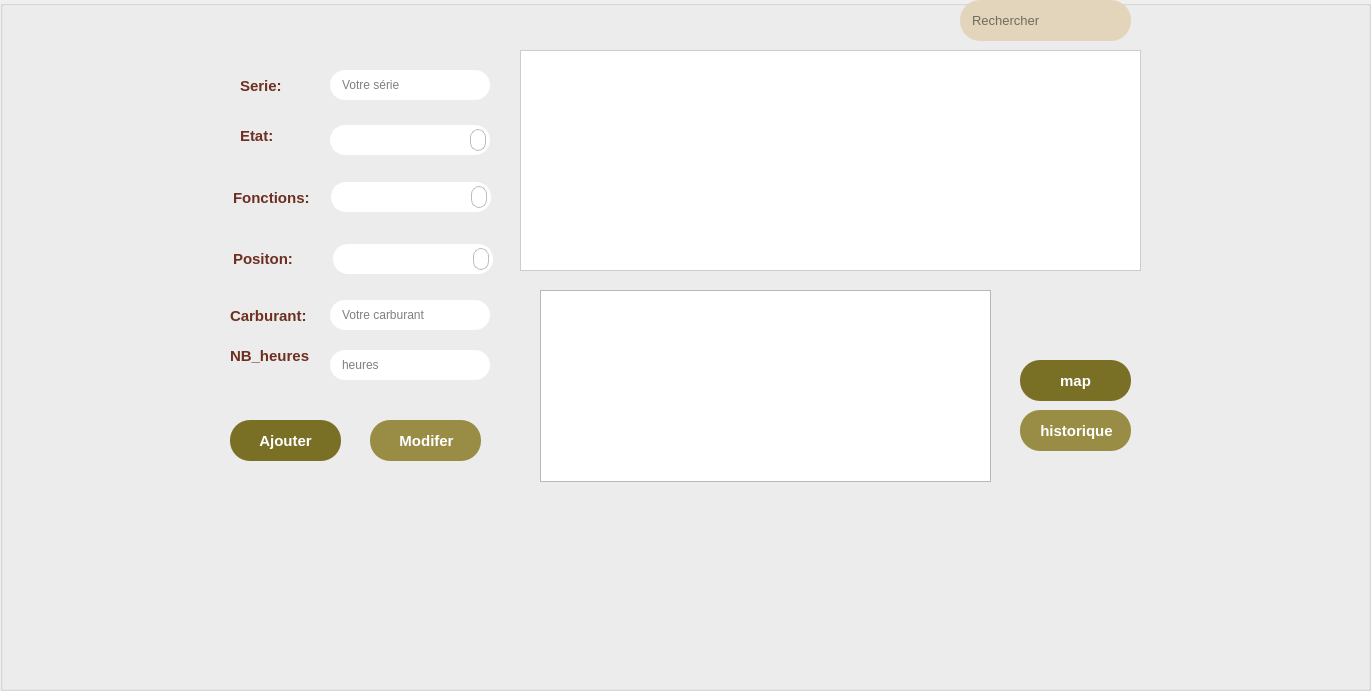
   <widget class="QGroupBox" name="groupBox_6">
    <property name="geometry">
     <rect>
      <x>0</x>
      <y>70</y>
      <width>1371</width>
      <height>691</height>
     </rect>
    </property>
    <property name="title">
     <string/>
    </property>
    <widget class="QLabel" name="label_33">
     <property name="geometry">
      <rect>
       <x>0</x>
       <y>0</y>
       <width>1371</width>
       <height>681</height>
      </rect>
     </property>
     <property name="text">
      <string/>
     </property>
     <property name="pixmap">
      <pixmap resource="pic.qrc">:/new/prefix/newbg2.png</pixmap>
     </property>
     <property name="scaledContents">
      <bool>true</bool>
     </property>
    </widget>
    <widget class="QLabel" name="label_69">
     <property name="geometry">
      <rect>
       <x>240</x>
       <y>70</y>
       <width>51</width>
       <height>31</height>
      </rect>
     </property>
     <property name="styleSheet">
      <string notr="true">QLabel {
	font: 10pt &quot;Yu Gothic UI&quot;;
font-weight: bold;
font-size: 15px;
color: #6D2F20;
}</string>
     </property>
     <property name="text">
      <string>Serie:</string>
     </property>
    </widget>
    <widget class="QLabel" name="label_70">
     <property name="geometry">
      <rect>
       <x>233</x>
       <y>182</y>
       <width>81</width>
       <height>31</height>
      </rect>
     </property>
     <property name="styleSheet">
      <string notr="true">QLabel {
	font: 10pt &quot;Yu Gothic UI&quot;;
font-weight: bold;
font-size: 15px;
color: #6D2F20;
}</string>
     </property>
     <property name="text">
      <string>Fonctions:</string>
     </property>
    </widget>
    <widget class="QTableView" name="tableView_5">
     <property name="geometry">
      <rect>
       <x>520</x>
       <y>50</y>
       <width>621</width>
       <height>221</height>
      </rect>
     </property>
     <property name="font">
      <font>
       <family>Montserrat</family>
       <pointsize>10</pointsize>
       <weight>50</weight>
       <italic>false</italic>
       <bold>false</bold>
      </font>
     </property>
     <property name="styleSheet">
      <string notr="true">/* Style the QTableView */
QTableView {
  border: 1px solid #ccc;
  border-radius: 15pt;
  background: #FFFFFF; 
  font: 10pt &quot;Montserrat&quot;;
  color: #3C4340;
}

/* Style the header (QHeaderView) */
QHeaderView::section {
  background-color: #E2D5BC; 
  color: #FFFFFF;
  border: 1px solid #998C45;
  font: 9pt &quot;Montserrat&quot;;
  font-weight: bold;
}

/* Style all table items to have the same background color as the table background */
QTableView QTableCornerButton::section,
QTableView::item {
  background-color: #FFFFFF; 
  border: 2px solid #FFFFFF;
}
QTableView QTableCornerButton::section {
    background-color: transparent;
    border: none;

}</string>
     </property>
    </widget>
    <widget class="QLineEdit" name="serie">
     <property name="geometry">
      <rect>
       <x>330</x>
       <y>70</y>
       <width>160</width>
       <height>30</height>
      </rect>
     </property>
     <property name="styleSheet">
      <string notr="true">QLineEdit{
border: 2px white;
border-radius: 15px;
background: #FFFFFF;
padding-left: 10px;
font: 10pt &quot;Yu Gothic UI&quot;;
padding-left: 10px;
}
QLineEdit:focus{
border: 2px white;
border-radius: 15px;
background: white;
min-width: 150px;
max-width: 150px;
min-height: 30px;
max-height: 30px;
padding-left: 10px;
font: 10pt &quot;Yu Gothic UI&quot;;
}

</string>
     </property>
     <property name="placeholderText">
      <string>Votre série</string>
     </property>
     <property name="clearButtonEnabled">
      <bool>false</bool>
     </property>
    </widget>
    <widget class="QPushButton" name="pushButton_37">
     <property name="geometry">
      <rect>
       <x>1020</x>
       <y>300</y>
       <width>51</width>
       <height>51</height>
      </rect>
     </property>
     <property name="styleSheet">
      <string notr="true">QPushButton {
border: 1px white;
border-radius: 10px;
font: 20pt &quot;Yu Gothic UI&quot;;
font-weight: bold;
color: #28322E;
}
</string>
     </property>
     <property name="text">
      <string/>
     </property>
    </widget>
    <widget class="QLabel" name="label_73">
     <property name="geometry">
      <rect>
       <x>233</x>
       <y>243</y>
       <width>71</width>
       <height>31</height>
      </rect>
     </property>
     <property name="styleSheet">
      <string notr="true">QLabel {
	font: 10pt &quot;Yu Gothic UI&quot;;
font-weight: bold;
font-size: 15px;
color: #6D2F20;
}</string>
     </property>
     <property name="text">
      <string>Positon:</string>
     </property>
    </widget>
    <widget class="QLabel" name="label_74">
     <property name="geometry">
      <rect>
       <x>240</x>
       <y>110</y>
       <width>41</width>
       <height>51</height>
      </rect>
     </property>
     <property name="styleSheet">
      <string notr="true">QLabel {
	font: 10pt &quot;Yu Gothic UI&quot;;
font-weight: bold;
font-size: 15px;
color: #6D2F20;
}</string>
     </property>
     <property name="text">
      <string>Etat:</string>
     </property>
    </widget>
    <widget class="QPushButton" name="pushButton_38">
     <property name="geometry">
      <rect>
       <x>370</x>
       <y>420</y>
       <width>111</width>
       <height>41</height>
      </rect>
     </property>
     <property name="font">
      <font>
       <family>Tahoma</family>
       <pointsize>-1</pointsize>
       <weight>75</weight>
       <italic>false</italic>
       <bold>true</bold>
      </font>
     </property>
     <property name="styleSheet">
      <string notr="true">QPushButton {
color: white;
background-color: #998C45;
border-style: solid;
border-radius: 20;
padding: 1px;
font-size: 15px;
padding-left: 12px;
padding-right: 10px;
font-weight: bold;
color: #FFFFF;
font-family: Tahoma;
}

 QPushButton:hover { color:rgba(52,90,105,100%); background-color: qlineargradient(spread:pad, x1:0, y1:0, x2:0, y2:1, stop:0  rgba(245, 245, 220, 70%)); border-style: solid; border: 2px solid ; border-radius: 20px; border-color:transparent; padding: 1px; border-style: solid; border: 2px solid ; border-radius: 20px; border-color: rgba(245, 245, 220, 0%); }</string>
     </property>
     <property name="text">
      <string>Modifer</string>
     </property>
    </widget>
    <widget class="QPushButton" name="pushButton_39">
     <property name="geometry">
      <rect>
       <x>1050</x>
       <y>300</y>
       <width>111</width>
       <height>41</height>
      </rect>
     </property>
     <property name="styleSheet">
      <string notr="true">QPushButton {
border: 1px white;
border-radius: 10px;
font:10pt &quot;Yu Gothic UI&quot;;
font-weight: bold;
color: #28322E;
background-repeat: no-repeat;
background-position: center;
	background-image: url(:/new/prefix/poubelle.png);

}
QPushButton:pressed 
{
    background-color: palette(mid);
}</string>
     </property>
     <property name="text">
      <string/>
     </property>
    </widget>
    <widget class="QLineEdit" name="lineEdit_10">
     <property name="geometry">
      <rect>
       <x>960</x>
       <y>0</y>
       <width>171</width>
       <height>41</height>
      </rect>
     </property>
     <property name="font">
      <font>
       <family>Yu Gothic UI</family>
       <pointsize>10</pointsize>
       <weight>50</weight>
       <italic>false</italic>
       <bold>false</bold>
      </font>
     </property>
     <property name="styleSheet">
      <string notr="true">QLineEdit{
border: 2px white;
border-radius: 20px;
background: #E2D5BC;
padding-left: 10px;
font: 10pt &quot;Yu Gothic UI&quot;;
padding-left: 10px;
}</string>
     </property>
     <property name="placeholderText">
      <string>Rechercher</string>
     </property>
    </widget>
    <widget class="QPushButton" name="pushButton_40">
     <property name="geometry">
      <rect>
       <x>1100</x>
       <y>240</y>
       <width>31</width>
       <height>23</height>
      </rect>
     </property>
     <property name="styleSheet">
      <string notr="true">background-color:transparent ;
border:2px solid;
border-color:transparent;
</string>
     </property>
     <property name="text">
      <string/>
     </property>
     <property name="icon">
      <iconset resource="pic.qrc">
       <normaloff>:/new/prefix/pngwing.com.png</normaloff>:/new/prefix/pngwing.com.png</iconset>
     </property>
    </widget>
    <widget class="QPushButton" name="pushButton_41">
     <property name="geometry">
      <rect>
       <x>230</x>
       <y>420</y>
       <width>111</width>
       <height>41</height>
      </rect>
     </property>
     <property name="font">
      <font>
       <family>Tahoma</family>
       <pointsize>-1</pointsize>
       <weight>75</weight>
       <italic>false</italic>
       <bold>true</bold>
      </font>
     </property>
     <property name="styleSheet">
      <string notr="true">QPushButton {
color: white;
background-color: #796F25;
border-style: solid;
border-radius: 20;
padding: 10px;
font-size: 15px;
padding-left: 17px;
padding-right: 17px;
font-weight: bold;
color: #FFFFF;
font-family: Tahoma;
}

 QPushButton:hover { color:rgba(52,90,105,100%); background-color: qlineargradient(spread:pad, x1:0, y1:0, x2:0, y2:1, stop:0  rgba(245, 245, 220, 70%)); border-style: solid; border: 2px solid ; border-radius: 20px; border-color:transparent; padding: 1px; border-style: solid; border: 2px solid ; border-radius: 20px; border-color: rgba(245, 245, 220, 0%); }
QPushButton:pressed 
{
    background-color: palette(mid);
}</string>
     </property>
     <property name="text">
      <string>Ajouter</string>
     </property>
    </widget>
    <widget class="QLabel" name="label_75">
     <property name="geometry">
      <rect>
       <x>1030</x>
       <y>300</y>
       <width>41</width>
       <height>41</height>
      </rect>
     </property>
     <property name="styleSheet">
      <string notr="true">QPushButton {
border: 1px white;
border-radius: 10px;
font:10pt &quot;Yu Gothic UI&quot;;
font-weight: bold;
color: #28322E;
background-repeat: no-repeat;
background-position: center;
url(:/new/prefix/poubelle.png)

}</string>
     </property>
     <property name="text">
      <string/>
     </property>
     <property name="pixmap">
      <pixmap resource="pic.qrc">:/new/prefix/pdf.png</pixmap>
     </property>
     <property name="scaledContents">
      <bool>true</bool>
     </property>
    </widget>
    <widget class="QComboBox" name="fonction">
     <property name="geometry">
      <rect>
       <x>331</x>
       <y>182</y>
       <width>160</width>
       <height>30</height>
      </rect>
     </property>
     <property name="styleSheet">
      <string notr="true">QComboBox {

border: 4px solid white ;

border-radius: 15px;

padding: 15px 15px 15px 15px;

}

QComboBox:on {

background: qlineargradient(x1: 0, y1: 0, x2: 0, y2: 1,stop: 0 #D5D5D5, stop: 1 #EEEEEE);

}

QComboBox::drop-down {

border: 1px solid #bdbdbd;

border-radius: 8px;

}

QComboBox QAbstractItemView {

border-bottom-right-radius: 10px;

border-bottom-left-radius: 10px;

background: #bdbdbd;

border: 1px solid white;

padding: 15px 15px 15px 15px

}

</string>
     </property>
    </widget>
    <widget class="QComboBox" name="etat">
     <property name="geometry">
      <rect>
       <x>330</x>
       <y>125</y>
       <width>160</width>
       <height>30</height>
      </rect>
     </property>
     <property name="styleSheet">
      <string notr="true">QComboBox {

border: 4px solid white ;

border-radius: 15px;

padding: 15px 15px 15px 15px;

}

QComboBox:on {

background: qlineargradient(x1: 0, y1: 0, x2: 0, y2: 1,stop: 0 #D5D5D5, stop: 1 #EEEEEE);

}

QComboBox::drop-down {

border: 1px solid #bdbdbd;

border-radius: 8px;

}

QComboBox QAbstractItemView {

border-bottom-right-radius: 10px;

border-bottom-left-radius: 10px;

background: #bdbdbd;

border: 1px solid white;

padding: 15px 15px 15px 15px

}

</string>
     </property>
    </widget>
    <widget class="QComboBox" name="position">
     <property name="geometry">
      <rect>
       <x>333</x>
       <y>244</y>
       <width>160</width>
       <height>30</height>
      </rect>
     </property>
     <property name="styleSheet">
      <string notr="true">QComboBox {

border: 4px solid white ;

border-radius: 15px;

padding: 15px 15px 15px 15px;

}

QComboBox:on {

background: qlineargradient(x1: 0, y1: 0, x2: 0, y2: 1,stop: 0 #D5D5D5, stop: 1 #EEEEEE);

}

QComboBox::drop-down {

border: 1px solid #bdbdbd;

border-radius: 8px;

}

QComboBox QAbstractItemView {

border-bottom-right-radius: 10px;

border-bottom-left-radius: 10px;

background: #bdbdbd;

border: 1px solid white;

padding: 15px 15px 15px 15px

}

</string>
     </property>
    </widget>
    <widget class="QLineEdit" name="q_carburant">
     <property name="geometry">
      <rect>
       <x>330</x>
       <y>300</y>
       <width>160</width>
       <height>30</height>
      </rect>
     </property>
     <property name="styleSheet">
      <string notr="true">QLineEdit{
border: 2px white;
border-radius: 15px;
background: #FFFFFF;
padding-left: 10px;
font: 10pt &quot;Yu Gothic UI&quot;;
padding-left: 10px;
}
QLineEdit:focus{
border: 2px white;
border-radius: 15px;
background: white;
min-width: 150px;
max-width: 150px;
min-height: 30px;
max-height: 30px;
padding-left: 10px;
font: 10pt &quot;Yu Gothic UI&quot;;
}</string>
     </property>
     <property name="text">
      <string/>
     </property>
     <property name="placeholderText">
      <string>Votre carburant</string>
     </property>
    </widget>
    <widget class="QLabel" name="label_86">
     <property name="geometry">
      <rect>
       <x>230</x>
       <y>300</y>
       <width>81</width>
       <height>31</height>
      </rect>
     </property>
     <property name="styleSheet">
      <string notr="true">QLabel {
	font: 10pt &quot;Yu Gothic UI&quot;;
font-weight: bold;
font-size: 15px;
color: #6D2F20;
}</string>
     </property>
     <property name="text">
      <string>Carburant:</string>
     </property>
    </widget>
    <widget class="QLineEdit" name="nb_heures">
     <property name="geometry">
      <rect>
       <x>330</x>
       <y>350</y>
       <width>160</width>
       <height>30</height>
      </rect>
     </property>
     <property name="styleSheet">
      <string notr="true">QLineEdit{
border: 2px white;
border-radius: 15px;
background: #FFFFFF;
padding-left: 10px;
font: 10pt &quot;Yu Gothic UI&quot;;
padding-left: 10px;
}
QLineEdit:focus{
border: 2px white;
border-radius: 15px;
background: white;
min-width: 150px;
max-width: 150px;
min-height: 30px;
max-height: 30px;
padding-left: 10px;
font: 10pt &quot;Yu Gothic UI&quot;;
}</string>
     </property>
     <property name="text">
      <string/>
     </property>
     <property name="placeholderText">
      <string>heures</string>
     </property>
    </widget>
    <widget class="QLabel" name="label_87">
     <property name="geometry">
      <rect>
       <x>230</x>
       <y>340</y>
       <width>81</width>
       <height>31</height>
      </rect>
     </property>
     <property name="styleSheet">
      <string notr="true">QLabel {
	font: 10pt &quot;Yu Gothic UI&quot;;
font-weight: bold;
font-size: 15px;
color: #6D2F20;
}</string>
     </property>
     <property name="text">
      <string>NB_heures</string>
     </property>
    </widget>
    <widget class="QListWidget" name="listWidget_2">
     <property name="geometry">
      <rect>
       <x>540</x>
       <y>290</y>
       <width>451</width>
       <height>192</height>
      </rect>
     </property>
     <property name="styleSheet">
      <string notr="true"/>
     </property>
    </widget>
    <widget class="QPushButton" name="map">
     <property name="geometry">
      <rect>
       <x>1020</x>
       <y>360</y>
       <width>111</width>
       <height>41</height>
      </rect>
     </property>
     <property name="styleSheet">
      <string notr="true">QPushButton {
color: white;
background-color: #796F25;
border-style: solid;
border-radius: 20;
padding: 10px;
font-size: 15px;
padding-left: 17px;
padding-right: 17px;
font-weight: bold;
color: #FFFFF;
font-family: Tahoma;
}

 QPushButton:hover { color:rgba(52,90,105,100%); background-color: qlineargradient(spread:pad, x1:0, y1:0, x2:0, y2:1, stop:0  rgba(245, 245, 220, 70%)); border-style: solid; border: 2px solid ; border-radius: 20px; border-color:transparent; padding: 1px; border-style: solid; border: 2px solid ; border-radius: 20px; border-color: rgba(245, 245, 220, 0%); }
QPushButton:pressed 
{
    background-color: palette(mid);
}</string>
     </property>
     <property name="text">
      <string>map</string>
     </property>
    </widget>
    <widget class="QPushButton" name="pushButton_50">
     <property name="geometry">
      <rect>
       <x>1020</x>
       <y>410</y>
       <width>111</width>
       <height>41</height>
      </rect>
     </property>
     <property name="styleSheet">
      <string notr="true">QPushButton {
color: white;
background-color: #998C45;
border-style: solid;
border-radius: 20;
padding: 1px;
font-size: 15px;
padding-left: 12px;
padding-right: 10px;
font-weight: bold;
color: #FFFFF;
font-family: Tahoma;
}

 QPushButton:hover { color:rgba(52,90,105,100%); background-color: qlineargradient(spread:pad, x1:0, y1:0, x2:0, y2:1, stop:0  rgba(245, 245, 220, 70%)); border-style: solid; border: 2px solid ; border-radius: 20px; border-color:transparent; padding: 1px; border-style: solid; border: 2px solid ; border-radius: 20px; border-color: rgba(245, 245, 220, 0%); }</string>
     </property>
     <property name="text">
      <string>historique</string>
     </property>
    </widget>
    <zorder>label_33</zorder>
    <zorder>label_69</zorder>
    <zorder>label_70</zorder>
    <zorder>tableView_5</zorder>
    <zorder>serie</zorder>
    <zorder>label_73</zorder>
    <zorder>label_74</zorder>
    <zorder>pushButton_38</zorder>
    <zorder>pushButton_39</zorder>
    <zorder>lineEdit_10</zorder>
    <zorder>pushButton_40</zorder>
    <zorder>pushButton_41</zorder>
    <zorder>fonction</zorder>
    <zorder>etat</zorder>
    <zorder>position</zorder>
    <zorder>q_carburant</zorder>
    <zorder>label_86</zorder>
    <zorder>nb_heures</zorder>
    <zorder>label_87</zorder>
    <zorder>listWidget_2</zorder>
    <zorder>map</zorder>
    <zorder>pushButton_50</zorder>
    <zorder>pushButton_37</zorder>
    <zorder>label_75</zorder>
   </widget>
